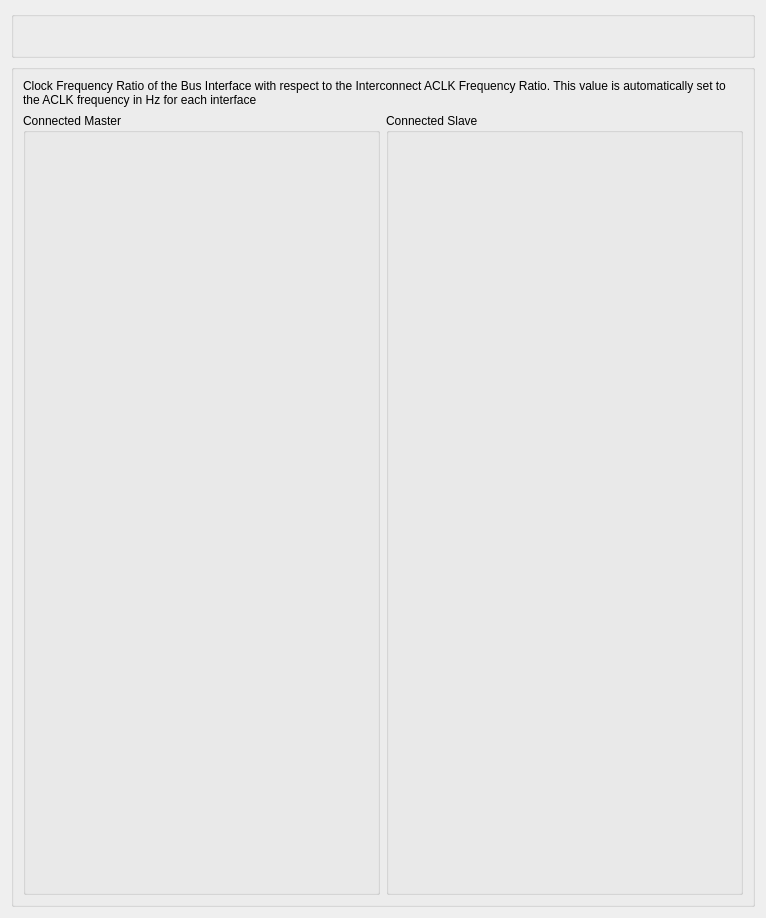
                 <widget class="QWidget" name="scrollAreaWidgetContents_3">
                  <property name="geometry">
                   <rect>
                    <x>0</x>
                    <y>0</y>
                    <width>766</width>
                    <height>918</height>
                   </rect>
                  </property>
                  <layout class="QVBoxLayout" name="verticalLayout_40">
                   <item>
                    <widget class="QGroupBox" name="groupBox">
                     <property name="title">
                      <string/>
                     </property>
                     <property name="flat">
                      <bool>true</bool>
                     </property>
                     <layout class="QHBoxLayout" name="horizontalLayout_33">
                      <item>
                       <widget class="MdtGui::LabeledConstantbox" name="C_INTERCONNECT_ACLK_RATIO">
                        <property name="Label">
                         <string>Interconnect ACLK Frequency Ratio</string>
                        </property>
                        <property name="Key">
                         <string>C_INTERCONNECT_ACLK_RATIO</string>
                        </property>
                       </widget>
                      </item>
                      <item>
                       <spacer name="horizontalSpacer_4">
                        <property name="orientation">
                         <enum>Qt::Horizontal</enum>
                        </property>
                        <property name="sizeHint" stdset="0">
                         <size>
                          <width>368</width>
                          <height>20</height>
                         </size>
                        </property>
                       </spacer>
                      </item>
                     </layout>
                    </widget>
                   </item>
                   <item>
                    <widget class="QGroupBox" name="groupBox_2">
                     <property name="title">
                      <string/>
                     </property>
                     <layout class="QVBoxLayout" name="verticalLayout_29">
                      <item>
                       <widget class="QLabel" name="label">
                        <property name="text">
                         <string>Clock Frequency Ratio of the Bus Interface with respect to the Interconnect ACLK Frequency Ratio. This value is automatically set to the ACLK frequency in Hz for each interface</string>
                        </property>
                        <property name="wordWrap">
                         <bool>true</bool>
                        </property>
                       </widget>
                      </item>
                      <item>
                       <layout class="QHBoxLayout" name="horizontalLayout_2">
                        <item>
                         <widget class="QGroupBox" name="groupBox_4">
                          <property name="title">
                           <string>Connected Master</string>
                          </property>
                          <layout class="QVBoxLayout" name="verticalLayout_2">
                           <item>
                            <widget class="MdtGui::LabeledConstantbox" name="C_M_AXI_ACLK_RATIO_1">
                             <property name="Hidden">
                              <bool>true</bool>
                             </property>
                            </widget>
                           </item>
                           <item>
                            <widget class="MdtGui::LabeledConstantbox" name="C_M_AXI_ACLK_RATIO_2">
                             <property name="Hidden">
                              <bool>true</bool>
                             </property>
                            </widget>
                           </item>
                           <item>
                            <widget class="MdtGui::LabeledConstantbox" name="C_M_AXI_ACLK_RATIO_3">
                             <property name="Hidden">
                              <bool>true</bool>
                             </property>
                            </widget>
                           </item>
                           <item>
                            <widget class="MdtGui::LabeledConstantbox" name="C_M_AXI_ACLK_RATIO_4">
                             <property name="Hidden">
                              <bool>true</bool>
                             </property>
                            </widget>
                           </item>
                           <item>
                            <widget class="MdtGui::LabeledConstantbox" name="C_M_AXI_ACLK_RATIO_5">
                             <property name="Hidden">
                              <bool>true</bool>
                             </property>
                            </widget>
                           </item>
                           <item>
                            <widget class="MdtGui::LabeledConstantbox" name="C_M_AXI_ACLK_RATIO_6">
                             <property name="Hidden">
                              <bool>true</bool>
                             </property>
                            </widget>
                           </item>
                           <item>
                            <widget class="MdtGui::LabeledConstantbox" name="C_M_AXI_ACLK_RATIO_7">
                             <property name="Hidden">
                              <bool>true</bool>
                             </property>
                            </widget>
                           </item>
                           <item>
                            <widget class="MdtGui::LabeledConstantbox" name="C_M_AXI_ACLK_RATIO_8">
                             <property name="Hidden">
                              <bool>true</bool>
                             </property>
                            </widget>
                           </item>
                           <item>
                            <widget class="MdtGui::LabeledConstantbox" name="C_M_AXI_ACLK_RATIO_9">
                             <property name="Hidden">
                              <bool>true</bool>
                             </property>
                            </widget>
                           </item>
                           <item>
                            <widget class="MdtGui::LabeledConstantbox" name="C_M_AXI_ACLK_RATIO_10">
                             <property name="Hidden">
                              <bool>true</bool>
                             </property>
                            </widget>
                           </item>
                           <item>
                            <widget class="MdtGui::LabeledConstantbox" name="C_M_AXI_ACLK_RATIO_11">
                             <property name="Hidden">
                              <bool>true</bool>
                             </property>
                            </widget>
                           </item>
                           <item>
                            <widget class="MdtGui::LabeledConstantbox" name="C_M_AXI_ACLK_RATIO_12">
                             <property name="Hidden">
                              <bool>true</bool>
                             </property>
                            </widget>
                           </item>
                           <item>
                            <widget class="MdtGui::LabeledConstantbox" name="C_M_AXI_ACLK_RATIO_13">
                             <property name="Hidden">
                              <bool>true</bool>
                             </property>
                            </widget>
                           </item>
                           <item>
                            <widget class="MdtGui::LabeledConstantbox" name="C_M_AXI_ACLK_RATIO_14">
                             <property name="Hidden">
                              <bool>true</bool>
                             </property>
                            </widget>
                           </item>
                           <item>
                            <widget class="MdtGui::LabeledConstantbox" name="C_M_AXI_ACLK_RATIO_15">
                             <property name="Hidden">
                              <bool>true</bool>
                             </property>
                            </widget>
                           </item>
                           <item>
                            <widget class="MdtGui::LabeledConstantbox" name="C_M_AXI_ACLK_RATIO_16">
                             <property name="Hidden">
                              <bool>true</bool>
                             </property>
                            </widget>
                           </item>
                           <item>
                            <spacer name="verticalSpacer_2">
                             <property name="orientation">
                              <enum>Qt::Vertical</enum>
                             </property>
                             <property name="sizeHint" stdset="0">
                              <size>
                               <width>20</width>
                               <height>62</height>
                              </size>
                             </property>
                            </spacer>
                           </item>
                          </layout>
                         </widget>
                        </item>
                        <item>
                         <widget class="QGroupBox" name="groupBox_6">
                          <property name="title">
                           <string>Connected Slave</string>
                          </property>
                          <layout class="QVBoxLayout" name="verticalLayout">
                           <item>
                            <widget class="MdtGui::LabeledConstantbox" name="C_S_AXI_ACLK_RATIO_1">
                             <property name="Hidden">
                              <bool>true</bool>
                             </property>
                            </widget>
                           </item>
                           <item>
                            <widget class="MdtGui::LabeledConstantbox" name="C_S_AXI_ACLK_RATIO_2">
                             <property name="Hidden">
                              <bool>true</bool>
                             </property>
                            </widget>
                           </item>
                           <item>
                            <widget class="MdtGui::LabeledConstantbox" name="C_S_AXI_ACLK_RATIO_3">
                             <property name="Hidden">
                              <bool>true</bool>
                             </property>
                            </widget>
                           </item>
                           <item>
                            <widget class="MdtGui::LabeledConstantbox" name="C_S_AXI_ACLK_RATIO_4">
                             <property name="Hidden">
                              <bool>true</bool>
                             </property>
                            </widget>
                           </item>
                           <item>
                            <widget class="MdtGui::LabeledConstantbox" name="C_S_AXI_ACLK_RATIO_5">
                             <property name="Hidden">
                              <bool>true</bool>
                             </property>
                            </widget>
                           </item>
                           <item>
                            <widget class="MdtGui::LabeledConstantbox" name="C_S_AXI_ACLK_RATIO_6">
                             <property name="Hidden">
                              <bool>true</bool>
                             </property>
                            </widget>
                           </item>
                           <item>
                            <widget class="MdtGui::LabeledConstantbox" name="C_S_AXI_ACLK_RATIO_7">
                             <property name="Hidden">
                              <bool>true</bool>
                             </property>
                            </widget>
                           </item>
                           <item>
                            <widget class="MdtGui::LabeledConstantbox" name="C_S_AXI_ACLK_RATIO_8">
                             <property name="Hidden">
                              <bool>true</bool>
                             </property>
                            </widget>
                           </item>
                           <item>
                            <widget class="MdtGui::LabeledConstantbox" name="C_S_AXI_ACLK_RATIO_9">
                             <property name="Hidden">
                              <bool>true</bool>
                             </property>
                            </widget>
                           </item>
                           <item>
                            <widget class="MdtGui::LabeledConstantbox" name="C_S_AXI_ACLK_RATIO_10">
                             <property name="Hidden">
                              <bool>true</bool>
                             </property>
                            </widget>
                           </item>
                           <item>
                            <widget class="MdtGui::LabeledConstantbox" name="C_S_AXI_ACLK_RATIO_11">
                             <property name="Hidden">
                              <bool>true</bool>
                             </property>
                            </widget>
                           </item>
                           <item>
                            <widget class="MdtGui::LabeledConstantbox" name="C_S_AXI_ACLK_RATIO_12">
                             <property name="Hidden">
                              <bool>true</bool>
                             </property>
                            </widget>
                           </item>
                           <item>
                            <widget class="MdtGui::LabeledConstantbox" name="C_S_AXI_ACLK_RATIO_13">
                             <property name="Hidden">
                              <bool>true</bool>
                             </property>
                            </widget>
                           </item>
                           <item>
                            <widget class="MdtGui::LabeledConstantbox" name="C_S_AXI_ACLK_RATIO_14">
                             <property name="Hidden">
                              <bool>true</bool>
                             </property>
                            </widget>
                           </item>
                           <item>
                            <widget class="MdtGui::LabeledConstantbox" name="C_S_AXI_ACLK_RATIO_15">
                             <property name="Hidden">
                              <bool>true</bool>
                             </property>
                            </widget>
                           </item>
                           <item>
                            <widget class="MdtGui::LabeledConstantbox" name="C_S_AXI_ACLK_RATIO_16">
                             <property name="Hidden">
                              <bool>true</bool>
                             </property>
                            </widget>
                           </item>
                           <item>
                            <spacer name="verticalSpacer_3">
                             <property name="orientation">
                              <enum>Qt::Vertical</enum>
                             </property>
                             <property name="sizeHint" stdset="0">
                              <size>
                               <width>20</width>
                               <height>62</height>
                              </size>
                             </property>
                            </spacer>
                           </item>
                          </layout>
                         </widget>
                        </item>
                       </layout>
                      </item>
                     </layout>
                    </widget>
                   </item>
                  </layout>
                 </widget>
